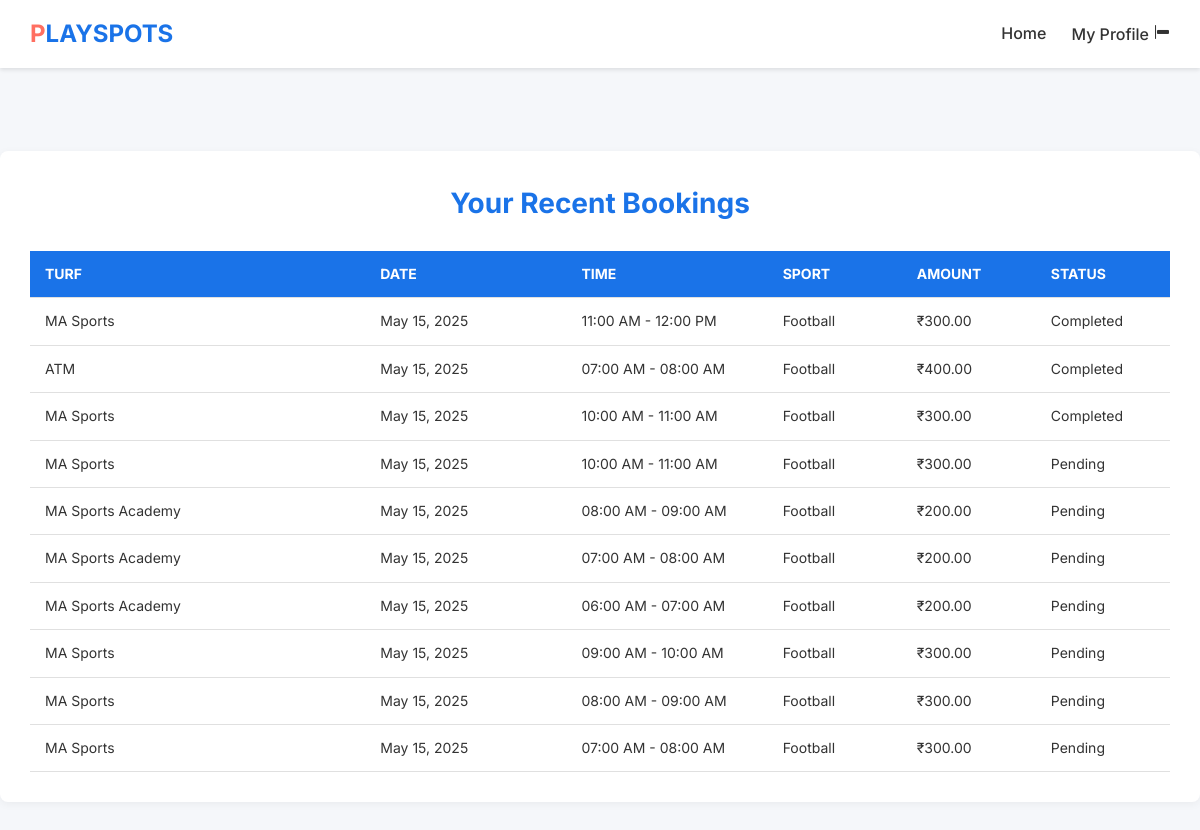
The page /recent_bookings/ (signed in) on the database as committed earlier.
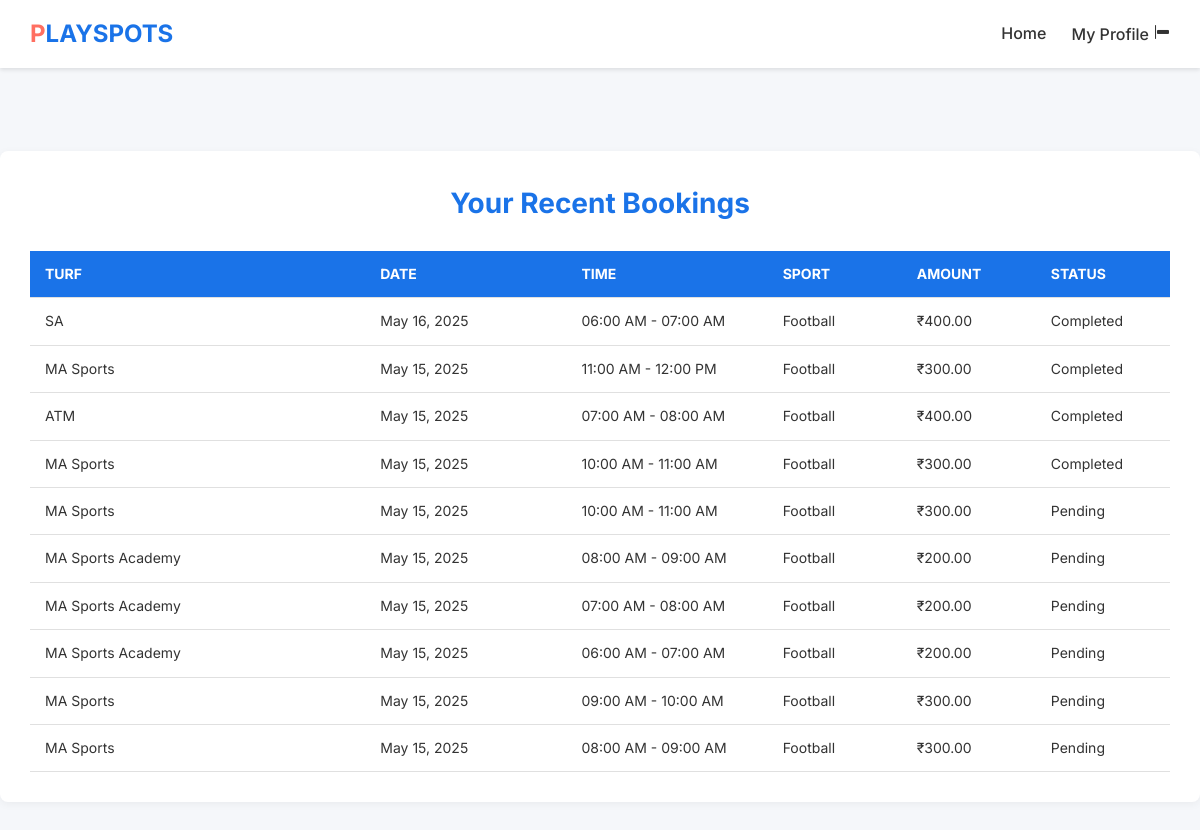
The same page on the database as committed later.
### turf_app/models.py (models this page shows, shortened)
class Booking(models.Model):
    user = models.ForeignKey(User, on_delete=models.CASCADE)
    slot = models.ForeignKey('Slot', on_delete=models.CASCADE)
    address = models.CharField(max_length=255, default="Not provided")
    email = models.EmailField(max_length=254, blank=True, null=True)
    phone_number = models.CharField(max_length=15)
    sport = models.CharField(max_length=100)
    players = models.IntegerField(default=1)
    created_at = models.DateTimeField(default=timezone.now)
    total_amount = models.DecimalField(max_digits=10, decimal_places=2, default=0.00)  # Added total_amount
    status = models.CharField(
        max_length=50,
        default=PaymentStatus.PENDING,
        choices=[
            (PaymentStatus.PENDING, 'Pending'),
            (PaymentStatus.COMPLETED, 'Completed'),
            (PaymentStatus.CANCELLED, 'Cancelled'),
        ]
    )
    provider_order_id = models.CharField(_("Order ID"), max_length=40, blank=True, null=True)
    payment_id = models.CharField(_("Payment ID"), max_length=36, blank=True, null=True)
    signature_id = models.CharField(_("Signature ID"), max_length=128, blank=True, null=True)

class Slot(models.Model):
    turf = models.ForeignKey(Turf, on_delete=models.CASCADE)
    date = models.DateField()
    start_time = models.TimeField()
    end_time = models.TimeField()
    is_booked = models.BooleanField(default=False)

class Turf(models.Model):
    name = models.CharField(max_length=255)
    location = models.CharField(max_length=255)
    sport_types = models.CharField(max_length=100, choices=[('Football', 'Football'), ('Cricket', 'Cricket')])
    open_time = models.TimeField()
    close_time = models.TimeField()
    price = models.DecimalField(max_digits=10, decimal_places=2, default=0.00)

### turf_app/views.py (the view)
# urls.py: path('recent_bookings/', views.recent_bookings, name='recent_bookings'),
def recent_bookings(request):
    if request.user.is_superuser:
        bookings = Booking.objects.select_related('slot__turf').order_by('-created_at')[:10]
    else:
        bookings = Booking.objects.filter(user=request.user).select_related('slot__turf').order_by('-created_at')[:10]
    context = {
        'bookings': bookings,
        'is_admin': request.user.is_superuser,
    }
    return render(request, 'recent_bookings.html', context)

### templates/recent_bookings.html (shortened to what this page needs)
{% load static %}
<!DOCTYPE html>
<html lang="en">
<head>
    <link rel="stylesheet" href="{% static 'css/recent_bookings.css' %}?v=1">
    <link rel="stylesheet" href="{% static 'css/bootstrap-icons/bootstrap-icons.min.css' %}" onerror="this.href='https://cdn.jsdelivr.net/npm/bootstrap-icons@1.11.3/font/bootstrap-icons.min.css';">
</head>
<body>
    <header>
        <nav class="navbar">
            <h2><span class="highlight">P</span>LAYSPOTS</h2>
            <div class="nav-links">
                {% if is_admin %}
                    <a href="{% url 'admin_index' %}">Admin Dashboard</a>
                    <a href="{% url 'adminlogout' %}">Logout</a>
                {% else %}
                    <a href="{% url 'home' %}">Home</a>
                    <div class="dropdown">
                        <a href="{% url 'profile' %}" class="dropdown-toggle">My Profile</a>
                    </div>
                {% endif %}
            </div>
        </nav>
    </header><br><br>
    <div class="bookings-container">
        <h2>{% if is_admin %}Recent Bookings (Admin){% else %}Your Recent Bookings{% endif %}</h2>
        {% if bookings %}
            <table>
                <thead>
                    <tr>
                        {% if is_admin %}
                            <th>Turf Details</th>
                        {% else %}
                            <th>Turf</th>
                        {% endif %}
                        <th>Date</th>
                        <th>Time</th>
                        <th>Sport</th>
                        <th>Amount</th>
                        <th>Status</th>
                    </tr>
                </thead>
                <tbody>
                    {% for booking in bookings %}
                        <tr>
                            {% if is_admin %}
                                <td>
                                    <strong>{{ booking.slot.turf.name }}</strong><br>
                                    <span>Location: {{ booking.slot.turf.location }}</span><br>
                                    <span>Sport: {{ booking.slot.turf.sport_types }}</span><br>
                                    <span>Hours: {{ booking.slot.turf.open_time|time:"h:i A" }} - {{ booking.slot.turf.close_time|time:"h:i A" }}</span>
                                    {% with first_image=booking.slot.turf.images.first %}
                                        {% if first_image %}
                                            <br><img src="{{ first_image.image.url }}" alt="Turf Image" class="turf-image">
                                        {% else %}
                                            <br><img src="{% static 'images/default_turf.jpg' %}" alt="Default Turf Image" class="turf-image">
                                        {% endif %}
                                    {% endwith %}
                                </td>
                            {% else %}
                                <td>{{ booking.slot.turf.name }}</td>
                            {% endif %}
                            <td>{{ booking.slot.date|date:"F d, Y" }}</td>
                            <td>{{ booking.slot.start_time|time:"h:i A" }} - {{ booking.slot.end_time|time:"h:i A" }}</td>
                            <td>{{ booking.sport }}</td>
                            <td>₹{{ booking.total_amount|floatformat:2 }}</td>
                            <td>{{ booking.status }}</td>
                        </tr>
                    {% endfor %}
                </tbody>
            </table>
        {% else %}
            <p>No bookings found.</p>
        {% endif %}
    </div>
</body>
</html>

Rows that differ between the two databases and show on the page:
no longer on this page (row unchanged): Booking: slot.turf.name "MA Sports", slot "May 15, 2025", slot.start_time "07:00 AM", slot.end_time "08:00 AM", sport "Football", total_amount "300.00", status "Pending"
added Booking: slot.turf.name "SA", slot "May 16, 2025", slot.start_time "06:00 AM", slot.end_time "07:00 AM", sport "Football", total_amount "400.00", status "Completed"
